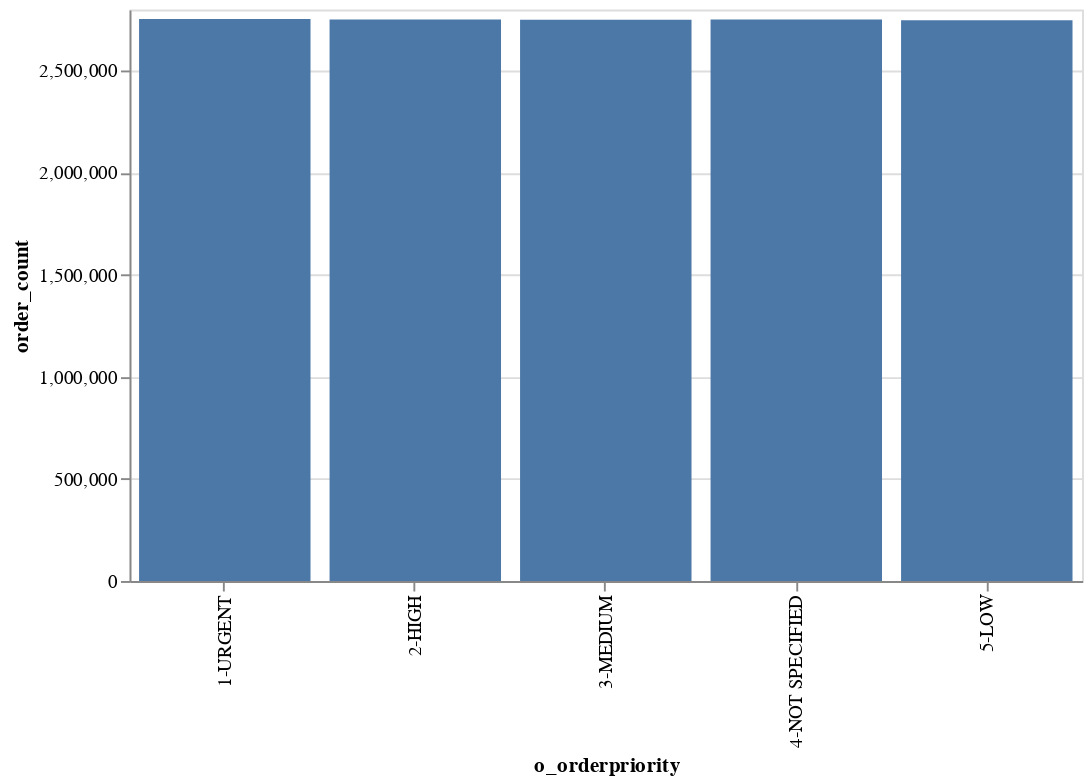

Notebook cell for this chart:
### Markdown cell above
### Altair

### Code cell
%%time

alt.Chart(
    query
    ).mark_bar().encode(
    x='o_orderpriority:O',
    y= alt.Y('order_count:Q')
    ).properties(
        width=500
)

### Figure 1 — Vega-Lite specification as saved in the notebook (floating-point values rounded to 4 significant figures)
{"config": {"view": {"continuousWidth": 300, "continuousHeight": 300}}, "data": {"name": "data-9ac997e1ae296cb51027eac3a8a5ba20"}, "mark": {"type": "bar"}, "encoding": {"x": {"field": "o_orderpriority", "type": "ordinal"}, "y": {"field": "order_count", "type": "quantitative"}}, "width": 500, "$schema": "https://vega.github.io/schema/vega-lite/v5.14.1.json", "datasets": {"data-9ac997e1ae296cb51027eac3a8a5ba20": [{"o_orderpriority": "1-URGENT", "order_count": 2753958}, {"o_orderpriority": "2-HIGH", "order_count": 2750977}, {"o_orderpriority": "3-MEDIUM", "order_count": 2749788}, {"o_orderpriority": "4-NOT SPECIFIED", "order_count": 2751007}, {"o_orderpriority": "5-LOW", "order_count": 2747744}]}}
